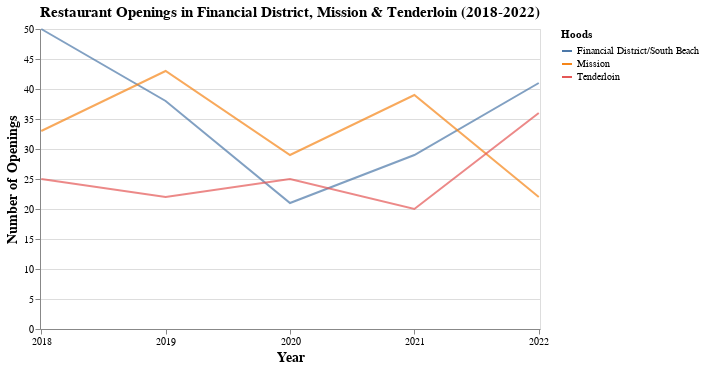

Write notebook code for a chart like this one.
### Code cell
# Visualize top five neighborhoods by openings over the past five years
chart = alt.Chart(sf_restaurant_hood_line).mark_line().encode(
    x=alt.X('Start_Year:O', axis=alt.Axis(title='Year', format='d', labelAngle=0, titleFontSize=14), scale=alt.Scale(padding=0.01)),
    y=alt.Y("Count_Openings", axis=alt.Axis(title='Number of Openings', titleFontSize=14), sort="-x"),
    color="Hoods",
    tooltip=[alt.Tooltip('Count_Openings', format='.0f')]
).properties(
    title=alt.TitleParams("Restaurant Openings in Financial District, Mission & Tenderloin (2018-2022)", fontSize=15),
    width=500
).configure_legend(
    labelFontSize=11,
    titleFontSize=14
).configure(
    line={
        'strokeWidth': 2,  # change the line thickness
        'opacity': 0.7,  # change the line opacity
    }
)

# display chart
chart

### Figure 1 — Vega-Lite specification as saved in the notebook (floating-point values rounded to 4 significant figures)
{"config": {"view": {"continuousWidth": 400, "continuousHeight": 300}, "line": {"strokeWidth": 2, "opacity": 0.7}}, "data": {"name": "data-5df74d6da53f6f1ff586a811613d35f8"}, "mark": "line", "encoding": {"color": {"field": "Hoods", "type": "nominal"}, "tooltip": [{"field": "Count_Openings", "format": ".0f", "type": "quantitative"}], "x": {"axis": {"format": "d", "labelAngle": 0, "title": "Year", "titleFontSize": 14}, "field": "Start_Year", "scale": {"padding": 0.01}, "type": "ordinal"}, "y": {"axis": {"title": "Number of Openings", "titleFontSize": 14}, "field": "Count_Openings", "sort": "-x", "type": "quantitative"}}, "title": {"text": "Restaurant Openings in Financial District, Mission & Tenderloin (2018-2022)", "fontSize": 15}, "width": 500, "$schema": "https://vega.github.io/schema/vega-lite/v4.17.0.json", "datasets": {"data-5df74d6da53f6f1ff586a811613d35f8": [{"Hoods": "Financial District/South Beach", "Start_Year": "2018", "Count_Openings": 50}, {"Hoods": "Financial District/South Beach", "Start_Year": "2019", "Count_Openings": 38}, {"Hoods": "Financial District/South Beach", "Start_Year": "2020", "Count_Openings": 21}, {"Hoods": "Financial District/South Beach", "Start_Year": "2021", "Count_Openings": 29}, {"Hoods": "Financial District/South Beach", "Start_Year": "2022", "Count_Openings": 41}, {"Hoods": "Mission", "Start_Year": "2018", "Count_Openings": 33}, {"Hoods": "Mission", "Start_Year": "2019", "Count_Openings": 43}, {"Hoods": "Mission", "Start_Year": "2020", "Count_Openings": 29}, {"Hoods": "Mission", "Start_Year": "2021", "Count_Openings": 39}, {"Hoods": "Mission", "Start_Year": "2022", "Count_Openings": 22}, {"Hoods": "Tenderloin", "Start_Year": "2018", "Count_Openings": 25}, {"Hoods": "Tenderloin", "Start_Year": "2019", "Count_Openings": 22}, {"Hoods": "Tenderloin", "Start_Year": "2020", "Count_Openings": 25}, {"Hoods": "Tenderloin", "Start_Year": "2021", "Count_Openings": 20}, {"Hoods": "Tenderloin", "Start_Year": "2022", "Count_Openings": 36}]}}
